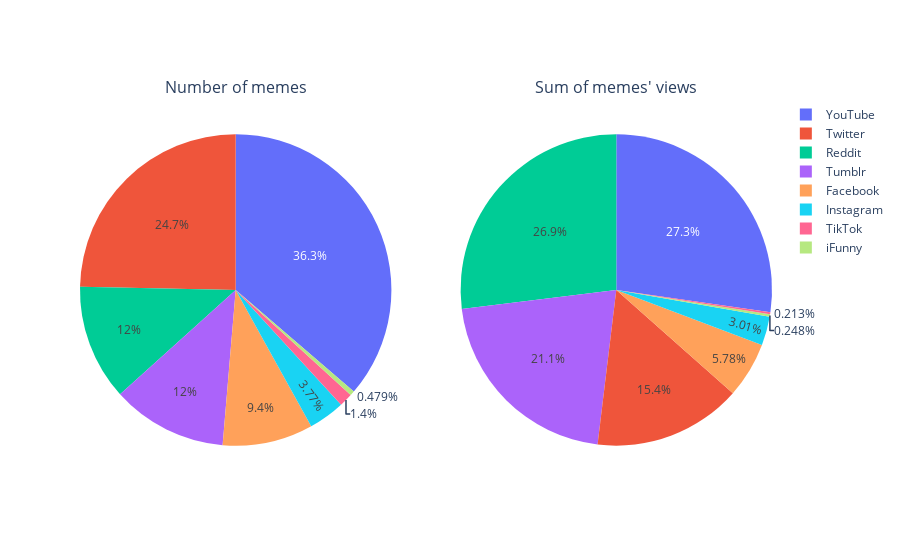

Notebook cell for this chart:
### Code cell
memes_big_platforms = memes[memes["origin_place"].isin(["Twitter", "Facebook", "Instagram", "Reddit",
                                                        "TikTok", "YouTube", "iFunny", "Tumblr"])]
memes_big_platforms_counts=memes_big_platforms.groupby("origin_place", as_index=False).count()
memes_big_platforms_sums=memes_big_platforms.groupby("origin_place", as_index=False).sum(numeric_only=True)

fig=make_subplots(cols=2, subplot_titles=["Number of memes", "Sum of memes' views"], specs=[[{"type":"pie"}, {"type":"pie"}]])
fig.add_trace(
    go.Pie(labels=memes_big_platforms_counts["origin_place"], values=memes_big_platforms_counts["views"]),
    row=1, col=1
)
fig.add_trace(
    go.Pie(labels=memes_big_platforms_sums["origin_place"], values=memes_big_platforms_sums["views"]),
    row=1, col=2
)
fig.show()

### Figure 1 — Plotly figure (JSON) as saved in the notebook; plotly's stock layout.template omitted (floating-point values rounded to 4 significant figures)
{"data": [{"domain": {"x": [0, 0.45], "y": [0, 1]}, "labels": ["Facebook", "Instagram", "Reddit", "TikTok", "Tumblr", "Twitter", "YouTube", "iFunny"], "type": "pie", "values": [491, 197, 628, 73, 626, 1288, 1896, 25]}, {"domain": {"x": [0.55, 1], "y": [0, 1]}, "labels": ["Facebook", "Instagram", "Reddit", "TikTok", "Tumblr", "Twitter", "YouTube", "iFunny"], "type": "pie", "values": [23878379, 12420398, 111216091, 878916, 87254759, 63503706, 112618586, 1022761]}], "layout": {"annotations": [{"font": {"size": 16}, "showarrow": false, "text": "Number of memes", "x": 0.225, "xanchor": "center", "xref": "paper", "y": 1, "yanchor": "bottom", "yref": "paper"}, {"font": {"size": 16}, "showarrow": false, "text": "Sum of memes' views", "x": 0.775, "xanchor": "center", "xref": "paper", "y": 1, "yanchor": "bottom", "yref": "paper"}]}}
